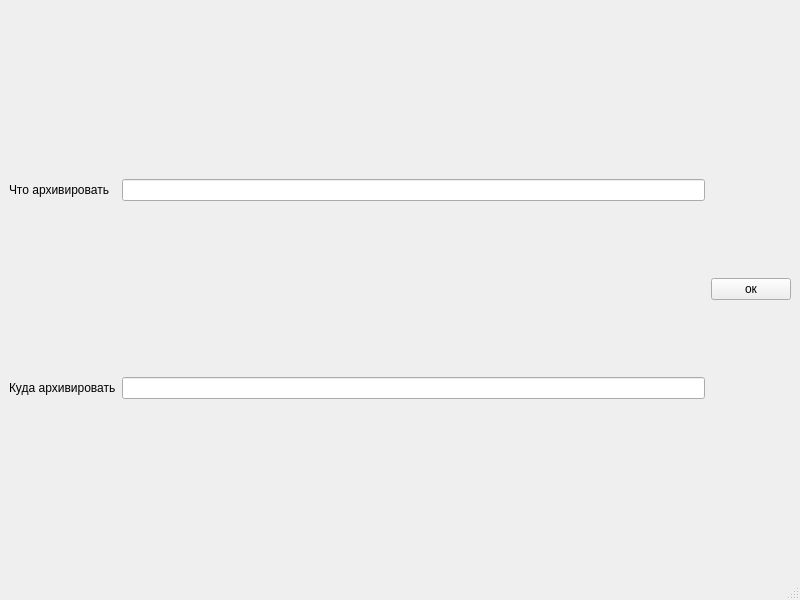
<?xml version="1.0" encoding="UTF-8"?>
<ui version="4.0">
 <class>MainWindow</class>
 <widget class="QMainWindow" name="MainWindow">
  <property name="geometry">
   <rect>
    <x>0</x>
    <y>0</y>
    <width>800</width>
    <height>600</height>
   </rect>
  </property>
  <property name="windowTitle">
   <string>MainWindow</string>
  </property>
  <widget class="QWidget" name="centralwidget">
   <layout class="QHBoxLayout" name="horizontalLayout">
    <item>
     <layout class="QGridLayout" name="gridLayout">
      <item row="0" column="1">
       <widget class="QLineEdit" name="source"/>
      </item>
      <item row="1" column="0">
       <widget class="QLabel" name="label_2">
        <property name="text">
         <string>Куда архивировать</string>
        </property>
       </widget>
      </item>
      <item row="0" column="0">
       <widget class="QLabel" name="label">
        <property name="text">
         <string>Что архивировать</string>
        </property>
       </widget>
      </item>
      <item row="1" column="1">
       <widget class="QLineEdit" name="dest"/>
      </item>
     </layout>
    </item>
    <item>
     <widget class="QPushButton" name="pushButton">
      <property name="text">
       <string>ок</string>
      </property>
     </widget>
    </item>
   </layout>
  </widget>
  <widget class="QMenuBar" name="menubar">
   <property name="geometry">
    <rect>
     <x>0</x>
     <y>0</y>
     <width>800</width>
     <height>21</height>
    </rect>
   </property>
  </widget>
  <widget class="QStatusBar" name="statusbar"/>
 </widget>
 <resources/>
 <connections/>
</ui>
